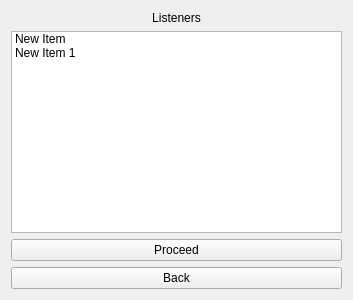
<?xml version="1.0" encoding="UTF-8"?>
<ui version="4.0">
 <class>Form</class>
 <widget class="QWidget" name="Form">
  <property name="geometry">
   <rect>
    <x>0</x>
    <y>0</y>
    <width>353</width>
    <height>300</height>
   </rect>
  </property>
  <property name="windowTitle">
   <string>Listeners</string>
  </property>
  <layout class="QGridLayout" name="gridLayout">
   <item row="7" column="0">
    <widget class="QPushButton" name="pushButton">
     <property name="text">
      <string>Back</string>
     </property>
    </widget>
   </item>
   <item row="6" column="0">
    <widget class="QPushButton" name="pushButton_3">
     <property name="text">
      <string>Proceed</string>
     </property>
    </widget>
   </item>
   <item row="5" column="0">
    <widget class="QListWidget" name="listWidget">
     <item>
      <property name="text">
       <string>New Item</string>
      </property>
     </item>
     <item>
      <property name="text">
       <string>New Item 1</string>
      </property>
     </item>
    </widget>
   </item>
   <item row="0" column="0">
    <widget class="QLabel" name="label">
     <property name="text">
      <string>&lt;html&gt;&lt;head/&gt;&lt;body&gt;&lt;p align=&quot;center&quot;&gt;Listeners&lt;/p&gt;&lt;/body&gt;&lt;/html&gt;</string>
     </property>
    </widget>
   </item>
  </layout>
 </widget>
 <resources/>
 <connections/>
</ui>
